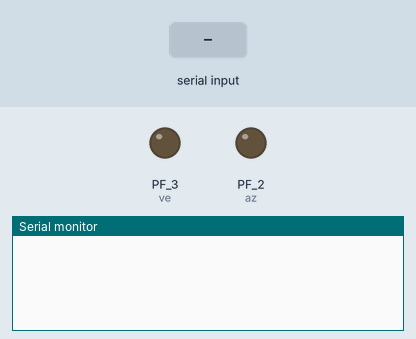
Recording of a sketch running on a simulated TI Tiva C LaunchPad. On the bench: output pins drawn as LEDs (lit = HIGH), the last lines printed to the serial monitor. Inputs (shaded band) come from the test bench.

Above: at 1.2 s.
1.3 s: "30,150\n" received over Serial
At 2.8 s:
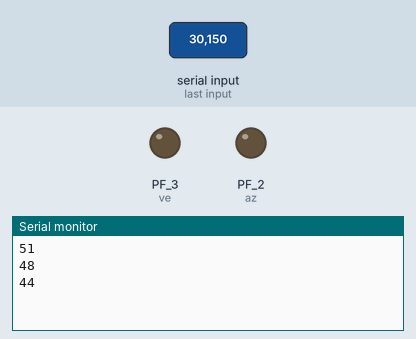
4.3 s: "200\n" received over Serial
At 6.9 s:
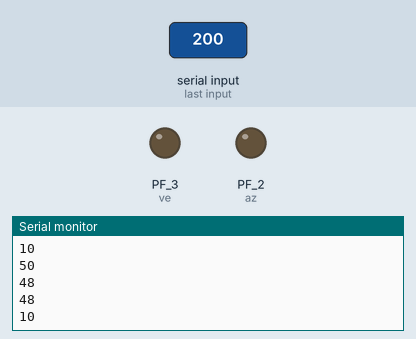
Timing chart, 0 to 8.4 s (numbered marks = the images above; inputs shaded):
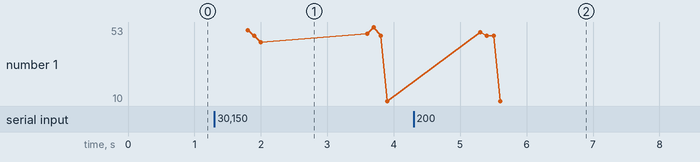

The sketch:

Seriali.ino
```cpp
int ro=PF_1,ve=PF_3,az=PF_2,le2;
String le;


void setup(){
  Serial.begin(9600);
  pinMode(ro,OUTPUT);
  pinMode(ve,OUTPUT);
  pinMode(az,OUTPUT);
}


void loop(){
  if(Serial.available()>0){
    le=Serial.read();
    le2=le.toInt();
    switch(le2){
      case 49:
        pinMode(ro,HIGH);
        delay(500);
        pinMode(ro,LOW);
      case 50:
        pinMode(ve,HIGH);
        delay(500);
        pinMode(ve,LOW);
      case 51:
        pinMode(az,HIGH);
        delay(500);
        pinMode(az,LOW);
    }
    //Serial.print(le);
    //Serial.print("-");
    Serial.println(le2);
  }
  delay(100);
}
```

Measured:
- after the input at 1.3 s, the serial monitor: prints a new line after 0.50 s (image 1)
- after the input at 4.3 s, the serial monitor: prints a new line after 1.0 s (image 2)
